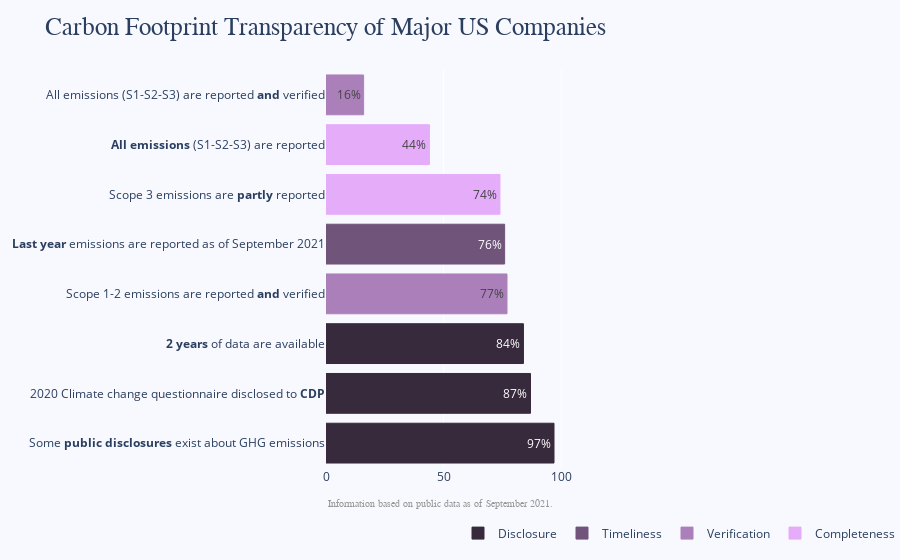

The cell this chart's notebook holds for it:
### Code cell
layout = go.Layout (barmode = 'group',
                   title = 'Carbon Footprint Transparency of Major US Companies',
                   titlefont = dict(family = 'Arial', size = 25),
                   showlegend = True,
                   legend=dict(
                       orientation="h",
                        yanchor="bottom",
                        y=-0.2,
                        xanchor="left",
                        x=0.5
                    ),
                    yaxis=dict(
                    showgrid=False,
                    showline=False,
                    showticklabels=True,
                    #domain=[0, 0.85],
                    categoryorder = 'array',
                    categoryarray = [x_cat[i] for i in order_cat]
                    ),
                    xaxis=dict(
                        zeroline=False,
                        showline=False,
                        showticklabels=True,
                        showgrid=True, 
                    ),
                    margin=dict(l=100, r=20, t=70, b=70),
                    paper_bgcolor='rgb(248, 248, 255)',
                    plot_bgcolor='rgb(248, 248, 255)',
                    annotations=annotations,
                )

fig = go.Figure(data = data, 
                layout = layout)


    
fig.show()

### Figure 1 — Plotly figure (JSON) as saved in the notebook; plotly's stock layout.template omitted (floating-point values rounded to 4 significant figures)
{"data": [{"marker": {"color": "#382A3D", "line": {"color": "#382A3D", "width": 1}, "opacity": 1}, "name": "Disclosure", "orientation": "h", "text": ["97%", "84%", "87%"], "textposition": "auto", "type": "bar", "x": [97, 84, 87], "y": ["Some <b>public disclosures</b> exist about GHG emissions", "<b>2 years</b> of data are available", "2020 Climate change questionnaire disclosed to <b>CDP</b>"]}, {"marker": {"color": "#70547A", "line": {"color": "#70547A", "width": 1}, "opacity": 1}, "name": "Timeliness", "orientation": "h", "text": ["76%"], "textposition": "auto", "type": "bar", "x": [76], "y": ["<b>Last year</b> emissions are reported as of September 2021"]}, {"marker": {"color": "#AB80BA", "line": {"color": "#AB80BA", "width": 1}, "opacity": 1}, "name": "Verification", "orientation": "h", "text": ["77%", "16%"], "textposition": "auto", "type": "bar", "x": [77, 16], "y": ["Scope 1-2 emissions are reported <b>and</b> verified", "All emissions (S1-S2-S3) are reported <b>and</b> verified"]}, {"marker": {"color": "#E5ACFA", "line": {"color": "#E5ACFA", "width": 1}, "opacity": 1}, "name": "Completeness", "orientation": "h", "text": ["74%", "44%"], "textposition": "auto", "type": "bar", "x": [74, 44], "y": ["Scope 3 emissions are <b>partly</b> reported", "<b>All emissions</b> (S1-S2-S3) are reported"]}], "layout": {"annotations": [{"font": {"color": "rgb(150,150,150)", "family": "Arial", "size": 10}, "showarrow": false, "text": "Information based on public data as of September 2021.", "x": 0, "xref": "paper", "y": -0.109, "yref": "paper"}], "barmode": "group", "legend": {"orientation": "h", "x": 0.5, "xanchor": "left", "y": -0.2, "yanchor": "bottom"}, "margin": {"b": 70, "l": 100, "r": 20, "t": 70}, "paper_bgcolor": "rgb(248, 248, 255)", "plot_bgcolor": "rgb(248, 248, 255)", "showlegend": true, "title": {"font": {"family": "Arial", "size": 25}, "text": "Carbon Footprint Transparency of Major US Companies"}, "xaxis": {"showgrid": true, "showline": false, "showticklabels": true, "zeroline": false}, "yaxis": {"categoryarray": ["Some <b>public disclosures</b> exist about GHG emissions", "2020 Climate change questionnaire disclosed to <b>CDP</b>", "<b>2 years</b> of data are available", "Scope 1-2 emissions are reported <b>and</b> verified", "<b>Last year</b> emissions are reported as of September 2021", "Scope 3 emissions are <b>partly</b> reported", "<b>All emissions</b> (S1-S2-S3) are reported", "All emissions (S1-S2-S3) are reported <b>and</b> verified"], "categoryorder": "array", "showgrid": false, "showline": false, "showticklabels": true}}}
